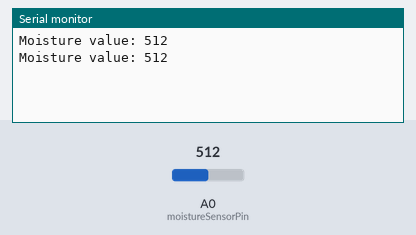
The sketch below on a simulated Arduino Uno, built with avr-gcc and run on an emulated ATmega328P. On the bench: the last lines printed to the serial monitor. The test bench sets the inputs (shaded band); at power-on: A0 (moistureSensorPin) = 512.

Above: at 1.8 s.
1.9 s: A0 (moistureSensorPin) set to 716
At 2.5 s:
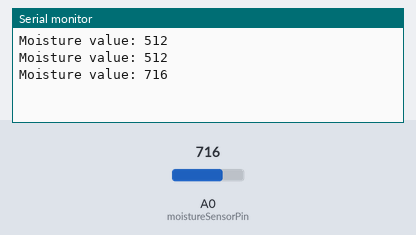
3.4 s: A0 (moistureSensorPin) set to 900
At 4.8 s:
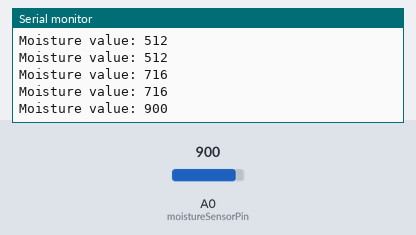
Timing chart, 0 to 6.4 s (numbered marks = the images above; inputs shaded):
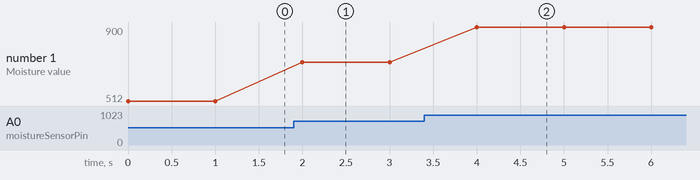

The sketch:

sketch_mar14moist.ino
```cpp
#include <Arduino.h>

// Define the analog pin connected to the moisture sensor
const int moistureSensorPin = A0;

void setup() {
  Serial.begin(9600); // Initialize serial communication at 9600 baud rate
}

void loop() {
  // Read the moisture sensor value
  int moistureValue = analogRead(moistureSensorPin);

  // Print the moisture value to the Serial Monitor
  Serial.print("Moisture value: ");
  Serial.println(moistureValue);

  delay(1000); // Delay for 1 second
}
```

Measured:
- after the input at 1.9 s, the serial monitor: prints a new line after 0.10 s (image 1)
- after the input at 3.4 s, the serial monitor: prints a new line after 0.60 s (image 2)
- plotted number 1: 512 → 716 after the input at 1.9 s, 716 → 900 after the input at 3.4 s
